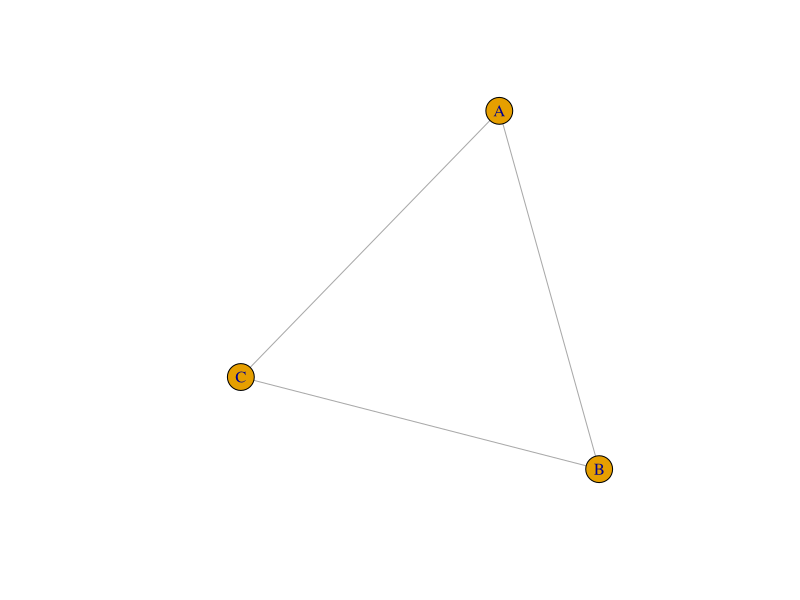
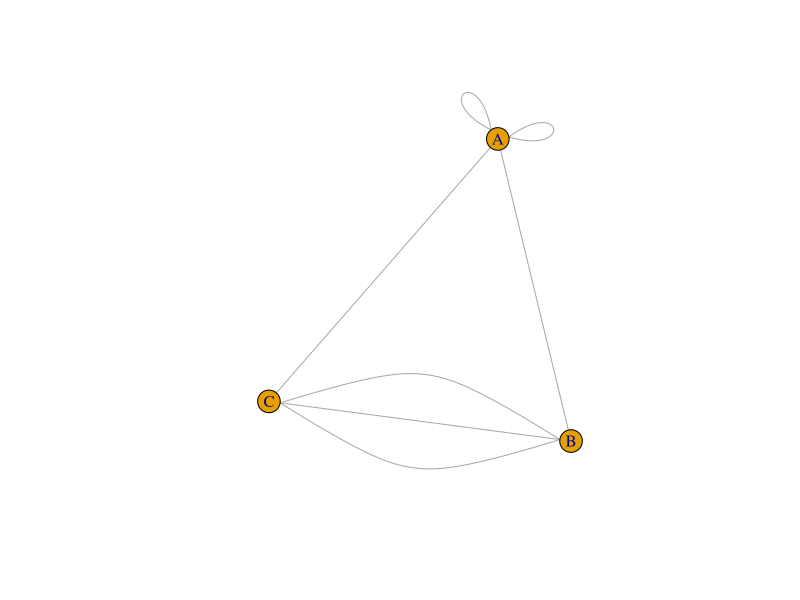

Here is the R script that generated these plots, in order:
## ---- chunk 1
# The "#" symbol is how you add comments into R code.
  # Add this before any text to avoid running it and running into errors

# First, we'll install the igraph package if we haven't done so already
  # install.packages("igraph")
# After installing a package, we have to "call it in" via the library() or require() functions
library(igraph)
edges = c("A", "B", 
          "B", "C", 
          "A", "C")
g = make_graph(edges = edges, directed = FALSE)
plot(g)
## ---- chunk 2
set.seed(1234)
edges = c("A", "B", 
          "B", "C", 
          "B", "C",
          "B", "C",
          "A", "C",
          "A", "A",
          "A", "A")
g = make_graph(edges = edges, directed = FALSE)
E(g)$id = seq_along(E(g))
loop_edges = which(which_loop(g))
loop_angles = rep(0, ecount(g))
loop_angles[loop_edges] = c(270, 180)
plot(g, edge.loop.angle = loop_angles, margin = 0.20)
